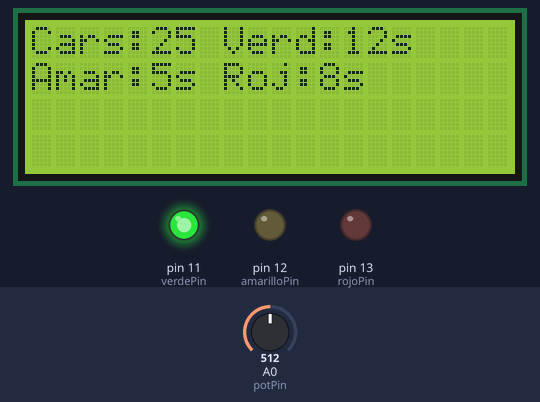
The sketch below on a simulated Arduino Uno, built with avr-gcc and run on an emulated ATmega328P. On the bench: 20×4 character LCD, output pins drawn as LEDs (lit = HIGH). The inputs (shaded band) are chosen by the test bench; at power-on: A0 (potPin) = 512.

Above: at 1.1 s.
At 7.3 s:
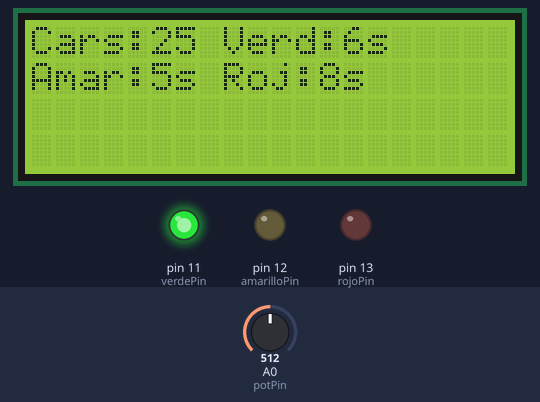
At 13.5 s:
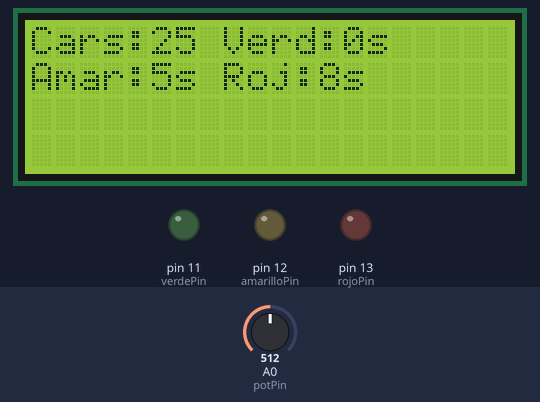
At 16.5 s:
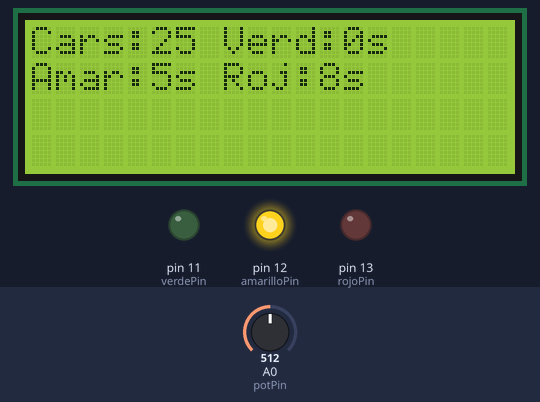
At 21.7 s:
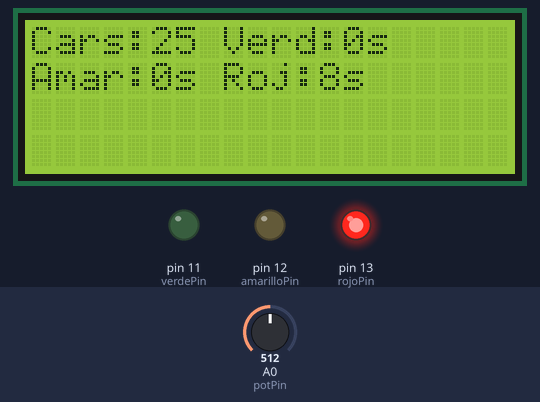
At 28.9 s:
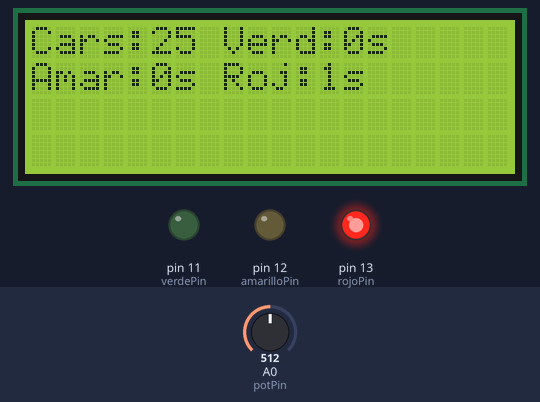
Timing chart, 0 to 34.4 s (numbered marks = the images above):
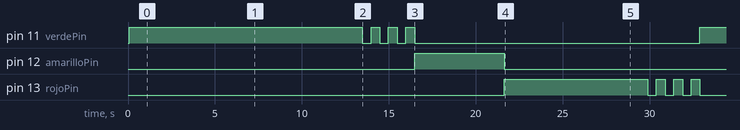

Measured:
- by itself, pin 11 (verdePin): goes HIGH 13.4 s, 3 × (LOW 0.50 s, HIGH 0.50 s), LOW 16.4 s, then HIGH
- by itself, pin 12 (amarilloPin): LOW → HIGH at 16.5 s, → LOW 5.2 s later
- by itself, pin 13 (rojoPin): LOW → HIGH at 21.6 s, → LOW 8.3 s later, → HIGH 0.50 s later, → LOW 0.50 s later, … (8 changes in this stretch)
- what the display in image 2 shows lasts 4.0 s, from 13.5 s to 17.5 s

The sketch:

semafoto.ino
```cpp
#include <Servo.h>
#include <Wire.h>
#include <LiquidCrystal_I2C.h>
#include <SoftwareSerial.h>

// Definir el pin del potenciómetro
int potPin = A0;

int tiempoVerde = 10;
int tiempoAmarillo = 10;
int tiempoRojo = 10;

int carrosEnCalle = 0;

//pantalla lcd
LiquidCrystal_I2C lcd(0x27, 20, 4);  // establece la dirección LCD en 0x27 para una pantalla de 16 caracteres y 2 líneas

//pines de los leds
const int rojoPin = 13;
const int amarilloPin = 12;
const int verdePin = 11;


void setup() {
  Serial.begin(9600);

  // Inicialización de los pines de los LEDs
  pinMode(rojoPin, OUTPUT);
  pinMode(amarilloPin, OUTPUT);
  pinMode(verdePin, OUTPUT);


  lcd.init();  // inicializacion de la pantalla
  lcd.backlight();
}

void loop() {
  // Leer el valor del potenciómetro
  int potValue = analogRead(potPin);

  // Mapear el valor del potenciómetro al rango del brillo del LED (0 a 255)
  int carrosEnCalle = map(potValue, 0, 1023, 0, 50);

  //TIEMPOS SEMAFOROOO
  tiempoAmarillo = 5;
  //si la cantidad de carros esentre 0 y 5
  if (carrosEnCalle >= 0 && carrosEnCalle <= 15) {
    tiempoVerde = 6;
    tiempoRojo = 20;
  } else if (carrosEnCalle >= 16 && carrosEnCalle <= 30) {
    tiempoVerde = 13;
    tiempoRojo = 8;
  } else if (carrosEnCalle >= 31) {
    tiempoVerde = 20;
    tiempoRojo = 6;
  }
  semaforo(carrosEnCalle);
}

void semaforo(int carrosEnCalle) {
  //SEMAFORO
  int delayInt = 500;
  // Cambiar a luz verde
  digitalWrite(verdePin, HIGH);

  while (tiempoVerde > 0) {
    delay(1000);
    tiempoVerde--;
    //imprimir los resultados en una lcd
    lcd.clear();
    String salida = "";
    lcd.setCursor(0, 0);
    salida.concat("Cars:");
    salida.concat(String(carrosEnCalle));
    salida.concat(" Verd:");
    salida.concat(String(tiempoVerde) + "s");
    lcd.print(salida);  //imprimir primera parte de la salida
    salida = "";
    lcd.setCursor(0, 1);
    salida.concat("Amar:");
    salida.concat(String(tiempoAmarillo) + "s");
    salida.concat(" Roj:");
    salida.concat(String(tiempoRojo) + "s");
    lcd.print(salida);  //imprimir primera parte de la salida
  }
  //parpadeo verde
  digitalWrite(verdePin, LOW);
  delay(delayInt);
  digitalWrite(verdePin, HIGH);
  delay(delayInt);
  digitalWrite(verdePin, LOW);
  delay(delayInt);
  digitalWrite(verdePin, HIGH);
  delay(delayInt);
  digitalWrite(verdePin, LOW);
  delay(delayInt);
  digitalWrite(verdePin, HIGH);
  delay(delayInt);

  // Cambiar a luz amarilla
  digitalWrite(verdePin, LOW);
  digitalWrite(amarilloPin, HIGH);

  while (tiempoAmarillo > 0) {
    delay(1000);
    tiempoAmarillo--;
    //imprimir los resultados en una lcd
    lcd.clear();
    String salida = "";
    lcd.setCursor(0, 0);
    salida.concat("Cars:");
    salida.concat(String(carrosEnCalle));
    salida.concat(" Verd:");
    salida.concat(String(tiempoVerde) + "s");
    lcd.print(salida);  //imprimir primera parte de la salida
    salida = "";
    lcd.setCursor(0, 1);
    salida.concat("Amar:");
    salida.concat(String(tiempoAmarillo) + "s");
    salida.concat(" Roj:");
    salida.concat(String(tiempoRojo) + "s");
    lcd.print(salida);  //imprimir primera parte de la salida
  }


  // Cambiar a luz roja
  digitalWrite(amarilloPin, LOW);
  digitalWrite(rojoPin, HIGH);


  while (tiempoRojo > 0) {
    delay(1000);
    tiempoRojo--;
    //imprimir los resultados en una lcd
    lcd.clear();
    String salida = "";
    lcd.setCursor(0, 0);
    salida.concat("Cars:");
    salida.concat(String(carrosEnCalle));
    salida.concat(" Verd:");
    salida.concat(String(tiempoVerde) + "s");
    lcd.print(salida);  //imprimir primera parte de la salida
    salida = "";
    lcd.setCursor(0, 1);
    salida.concat("Amar:");
    salida.concat(String(tiempoAmarillo) + "s");
    salida.concat(" Roj:");
    salida.concat(String(tiempoRojo) + "s");
    lcd.print(salida);  //imprimir primera parte de la salidas
  }

  //parpadeo rojo
  digitalWrite(rojoPin, LOW);
  delay(delayInt);
  digitalWrite(rojoPin, HIGH);
  delay(delayInt);
  digitalWrite(rojoPin, LOW);
  delay(delayInt);
  digitalWrite(rojoPin, HIGH);
  delay(delayInt);
  digitalWrite(rojoPin, LOW);
  delay(delayInt);
  digitalWrite(rojoPin, HIGH);
  delay(delayInt);
  // Reiniciar el ciclo
  digitalWrite(rojoPin, LOW);
}
```
